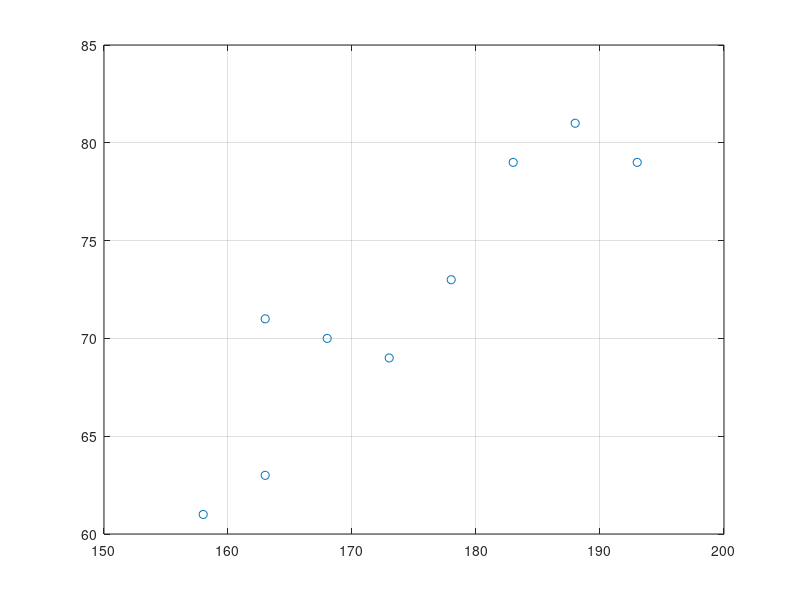

MATLAB code to generate this figure: (Note: this script raises an error after producing the figure.)
function [x] = P3Q3()

%Altura
x = [ 183 173 168 188 158 163 193 163 178 ];
%Peso
y = [ 79 69 70 81 61 63 79 71 73 ];
plot(x,y,'o');
hold on, grid on;
[mqb1, m1b2] = MinimosQ(x,y);
plot(x,mqb1+m1b2*x,'-m');
title("Diagrama de Dispersão");
xlabel("Altura (cm)");
ylabel("Peso (kg)");
legend({"Pessoa", "mqb1+m1b2*x"}, "location", "east");
legend show;
%A dispersãpo dos pontos se mostrou forte pela proximidade dos pontos
%O Gráfico de Dispersão demonstrou uma correlação positiva, com uma aglomeração crescente ou seja, quanto mais alto mais pesado
endfunction